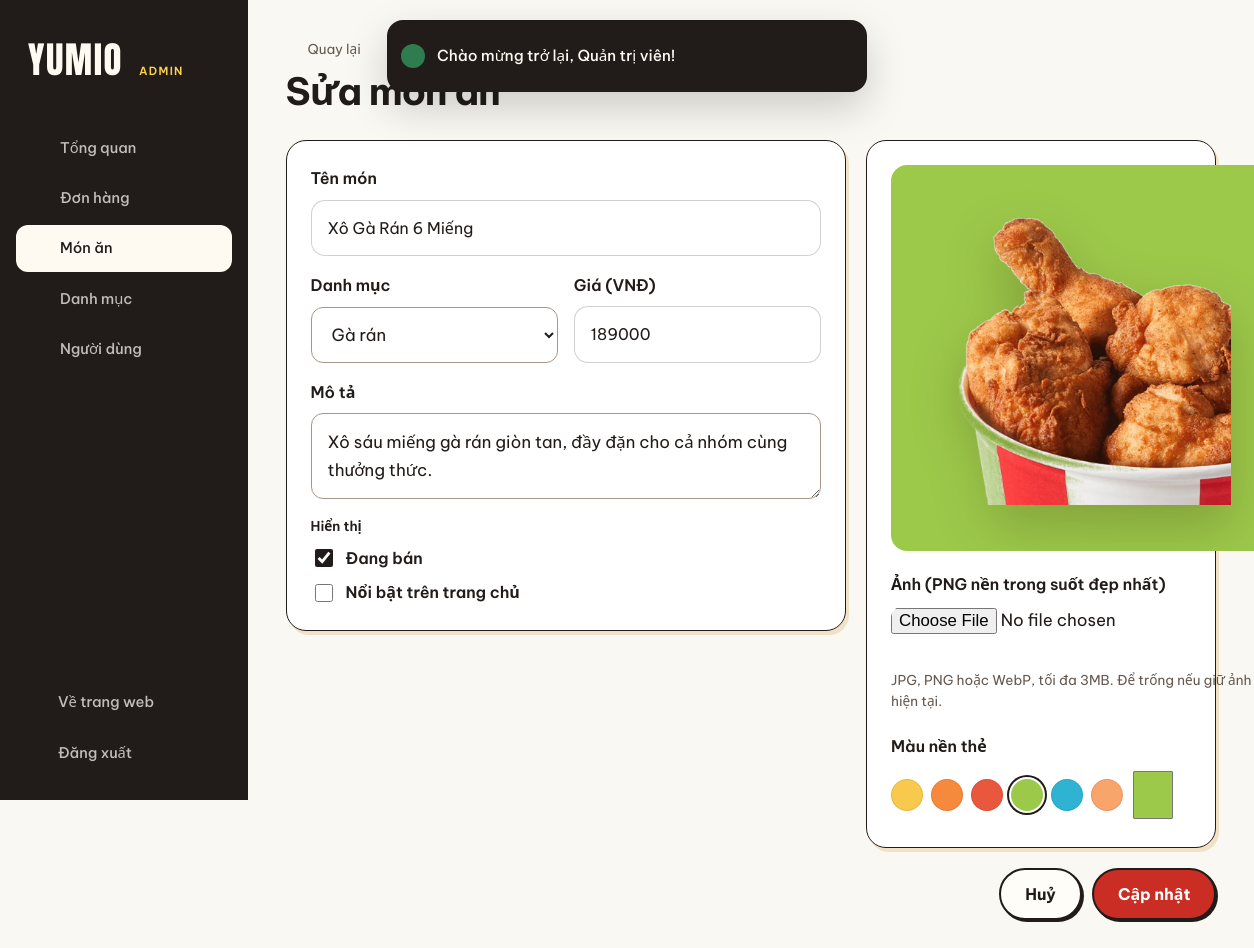
Screenshot of /admin/foods/3/edit (signed in) with the database file from the repository.
### tables this page shows
CREATE TABLE foods (
    id           INT UNSIGNED AUTO_INCREMENT PRIMARY KEY,
    category_id  INT UNSIGNED NOT NULL,
    name         VARCHAR(150) NOT NULL,
    slug         VARCHAR(170) NOT NULL UNIQUE,
    description  TEXT NULL,
    price        DECIMAL(12, 0) NOT NULL,
    image        VARCHAR(255) NULL COMMENT 'Đường dẫn tính từ public/',
    bg_color     CHAR(7) NOT NULL DEFAULT '#f9c94d' COMMENT 'Màu nền thẻ món ăn',
    is_featured  TINYINT(1) NOT NULL DEFAULT 0,
    is_available TINYINT(1) NOT NULL DEFAULT 1,
    created_at   TIMESTAMP NOT NULL DEFAULT CURRENT_TIMESTAMP,
    FOREIGN KEY (category_id) REFERENCES categories(id) ON DELETE RESTRICT
);

CREATE TABLE categories (
    id          INT UNSIGNED AUTO_INCREMENT PRIMARY KEY,
    name        VARCHAR(100) NOT NULL,
    slug        VARCHAR(120) NOT NULL UNIQUE,
    description TEXT NULL,
    image       VARCHAR(255) NULL COMMENT 'Đường dẫn tính từ public/',
    color       CHAR(7) NOT NULL DEFAULT '#f9c94d' COMMENT 'Màu nền thẻ danh mục',
    sort_order  INT NOT NULL DEFAULT 0,
    created_at  TIMESTAMP NOT NULL DEFAULT CURRENT_TIMESTAMP
);

### app/Core/Controller.php (called while the page is built, shortened)
<?php
abstract class Controller
{
    protected function view(string $view, array $data = [], ?string $layout = 'main'): void
    {
        View::render($view, $data, $layout);
    }
}

### app/Controllers/Admin/FoodController.php (called while the page is built, shortened)
<?php
class FoodController extends Controller
{
    public function edit(string $id): void
    {
        $item = Food::find((int) $id) ?? $this->notFound();
        $this->view('admin/food/edit', [
            'title'      => 'Sửa món ăn',
            'item'       => $item,
            'categories' => Category::ordered(),
        ], 'admin');
    }
}

### public/index.php (called while the page is built, shortened)
<?php
require BASE_PATH . '/app/bootstrap.php';
$router = new App\Core\Router();
$router->dispatch($_SERVER['REQUEST_METHOD'], $_SERVER['REQUEST_URI']);

### app/bootstrap.php (called while the page is built, shortened)
<?php
spl_autoload_register(function (string $class): void {
    $prefix = 'App\\';
    $file = BASE_PATH . '/app/' . str_replace('\\', '/', substr($class, strlen($prefix))) . '.php';
});
require BASE_PATH . '/app/Helpers/functions.php';

### app/Core/Database.php (called while the page is built, shortened)
<?php
class Database
{
    private static ?PDO $connection = null;
    public static function connection(): PDO
    {
        if (self::$connection === null) {
            $db = config('database');
            $dsn = "mysql:host={$db['host']};port={$db['port']};dbname={$db['database']};charset={$db['charset']}";
            self::$connection = new PDO($dsn, $db['username'], $db['password'], [
                PDO::ATTR_ERRMODE            => PDO::ERRMODE_EXCEPTION,
                PDO::ATTR_DEFAULT_FETCH_MODE => PDO::FETCH_ASSOC,
                PDO::ATTR_EMULATE_PREPARES   => false,
            ]);
            self::$connection->exec("SET SESSION sql_mode = CONCAT_WS(',', @@sql_mode, 'STRICT_TRANS_TABLES')");
        }
        return self::$connection;
    }
}

### app/Core/Model.php (called while the page is built, shortened)
<?php
abstract class Model
{
    protected static string $table;
    protected static string $primaryKey = 'id';
    protected static function db(): PDO
    {
        return Database::connection();
    }
    public static function all(string $orderBy = 'id DESC'): array
    {
        return static::db()->query('SELECT * FROM ' . static::$table . ' ORDER BY ' . $orderBy)->fetchAll();
    }
    public static function find(int $id): ?array
    {
        $stmt = static::db()->prepare('SELECT * FROM ' . static::$table . ' WHERE ' . static::$primaryKey . ' = ?');
        $stmt->execute([$id]);
        return $stmt->fetch() ?: null;
    }
}

### app/Models/Category.php (called while the page is built, shortened)
<?php
class Category extends Model
{
    public static function ordered(): array
    {
        return static::all('sort_order ASC, id ASC');
    }
}

### app/Views/admin/food/_form.php (the view, shortened to what this page needs)
<?php  $item ??= []; ?>
<div class="admin-form">
    <section class="panel form-grid">
        <?php $f = ['name' => 'name', 'label' => 'Tên món', 'value' => $item['name'] ?? '', 'attrs' => 'required maxlength="150"', 'full' => true]; require BASE_PATH . '/app/Views/partials/field.php'; ?>
        <div class="field <?= error('category_id') ? 'has-error' : '' ?>">
            <label for="f-category_id">Danh mục</label>
            <select id="f-category_id" name="category_id" required>
                <?php foreach ($categories as $category): ?>
                    <option value="<?= $category['id'] ?>" <?= (string) old('category_id', $item['category_id'] ?? '') === (string) $category['id'] ? 'selected' : '' ?>><?= e($category['name']) ?></option>
                <?php endforeach; ?>
            </select>
        </div>
        <?php $f = ['name' => 'price', 'label' => 'Giá (VNĐ)', 'type' => 'number', 'value' => isset($item['price']) ? (int) $item['price'] : '', 'attrs' => 'required min="1" step="1" max="999999999999"']; require BASE_PATH . '/app/Views/partials/field.php'; ?>
        <?php $f = ['name' => 'description', 'label' => 'Mô tả', 'type' => 'textarea', 'value' => $item['description'] ?? '', 'attrs' => 'maxlength="1000"', 'full' => true]; require BASE_PATH . '/app/Views/partials/field.php'; ?>
        <div class="field field--full">
            <span class="field-label">Hiển thị</span>
            <label class="checkbox"><input type="checkbox" name="is_available" value="1" <?= (form_state()['old'] ? isset(form_state()['old']['is_available']) : ($item['is_available'] ?? 1)) ? 'checked' : '' ?>> Đang bán</label>
            <label class="checkbox"><input type="checkbox" name="is_featured" value="1" <?= (form_state()['old'] ? isset(form_state()['old']['is_featured']) : ($item['is_featured'] ?? 0)) ? 'checked' : '' ?>> Nổi bật trên trang chủ</label>
        </div>
    </section>
    <?php $previewImage = $item['image'] ?? null; $previewColor = old('bg_color', $item['bg_color'] ?? '#f9c94d'); $colorField = 'bg_color'; require BASE_PATH . '/app/Views/partials/admin_media_field.php'; ?>
</div>

### app/Views/partials/field.php (shortened to what this page needs)
<?php
$f += ['type' => 'text', 'value' => '', 'attrs' => '', 'hint' => '', 'full' => false];
$fieldId = 'f-' . $f['name'];
$fieldError = error($f['name']);
?>
<div class="field <?= $f['full'] ? 'field--full' : '' ?> <?= $fieldError ? 'has-error' : '' ?>">
    <label for="<?= $fieldId ?>"><?= e($f['label']) ?></label>
    <?php if ($f['type'] === 'textarea'): ?>
        <textarea id="<?= $fieldId ?>" name="<?= $f['name'] ?>" <?= $f['attrs'] ?>><?= e(old($f['name'], $f['value'])) ?></textarea>
    <?php else: ?>
        <input type="<?= $f['type'] ?>" id="<?= $fieldId ?>" name="<?= $f['name'] ?>"
               value="<?= $f['type'] === 'password' ? '' : e(old($f['name'], $f['value'])) ?>"
               <?= $f['attrs'] ?> <?= $fieldError ? 'aria-invalid="true" aria-describedby="' . $fieldId . '-error"' : '' ?>>
    <?php endif; ?>
</div>

### app/Views/partials/admin_media_field.php (shortened to what this page needs)
<section class="panel media-panel">
    <div class="tile-media media-preview" style="--tile-bg: <?= e($previewColor) ?>" data-media-preview>
        <img src="<?= image_url($previewImage) ?>" alt="Xem trước" data-media-preview-img>
    </div>
    <div class="field <?= error('image') ? 'has-error' : '' ?>">
        <label for="f-image">Ảnh (PNG nền trong suốt đẹp nhất)</label>
        <input type="file" id="f-image" name="image" accept="image/png,image/jpeg,image/webp" data-image-input>
        <p class="hint">JPG, PNG hoặc WebP, tối đa 3MB.<?= $previewImage ? ' Để trống nếu giữ ảnh hiện tại.' : '' ?></p>
    </div>
    <div class="field">
        <label for="f-<?= $colorField ?>">Màu nền thẻ</label>
        <div class="swatches" data-swatches>
            <?php foreach (['#f9c94d', '#f6893b', '#e9573d', '#9cc94a', '#2fb3d3', '#f8a46b'] as $swatch): ?>
                <button type="button" class="swatch" style="background: <?= $swatch ?>" data-swatch="<?= $swatch ?>" aria-label="Chọn màu <?= $swatch ?>"></button>
            <?php endforeach; ?>
            <input type="color" id="f-<?= $colorField ?>" name="<?= $colorField ?>" value="<?= e($previewColor) ?>" data-color-input>
        </div>
    </div>
</section>

### app/Core/Router.php (shortened to what this page needs)
<?php
class Router
{
    private array $routes = [];
    private function add(string $method, string $path, array $action, array $middlewares): void
    {
        $this->routes[$method][] = compact('pattern', 'action', 'middlewares');
    }
    public function dispatch(string $method, string $uri): void
    {
        $path = $this->normalizePath($uri);
        foreach ($this->routes[$method] ?? [] as $route) {
            if (!preg_match($route['pattern'], $path, $matches)) {
                continue;
            }
            $params = array_filter($matches, 'is_string', ARRAY_FILTER_USE_KEY);
            [$controller, $action] = $route['action'];
            (new $controller())->$action(...$params);
            return;
        }
    }
    private function normalizePath(string $uri): string
    {
        $path = parse_url($uri, PHP_URL_PATH) ?: '/';
        return rtrim($path, '/') ?: '/';
    }
}

### public/assets/css/style.css (style rules this page uses)
:root { --cream: #fffdf7; --cream-2: #fff9e9; --cream-3: #fff3d6; --ink: #203c31; --ink-soft: #5c5a55; --ink-faint: #8b8880; --line: rgba(45, 45, 45, 0.14); --white: #fff; --success: #2f7d4f; --danger: #c63a2b; --c-yellow: #f9c94d; --c-orange: #f6893b; --c-red: #e9573d; --c-green: #9cc94a; --c-blue: #2fb3d3; --c-peach: #f8a46b; --font-sans: "Be Vietnam Pro", system-ui, -apple-system, "Segoe UI", sans-serif; --font-serif: "Playfair Display", Georgia, "Times New Roman", serif; --font-display: "Anton", Impact, "Arial Narrow", sans-serif; --container: 1200px; --gutter: clamp(20px, 4vw, 48px); --section-space: clamp(64px, 8vw, 128px); --radius: 18px; --radius-sm: 12px; --pill: 999px; --ease-out: cubic-bezier(0.22, 1, 0.36, 1); --ease-in-out: cubic-bezier(0.65, 0, 0.35, 1); --press: 100ms; --header-h: 124px; color-scheme: light; }
*, *::before, *::after { box-sizing: border-box; }
html { -webkit-text-size-adjust: 100%; scroll-padding-top: calc(var(--header-h) + 16px); }
body { margin: 0; background: var(--cream); color: var(--ink); font: 400 1rem/1.6 var(--font-sans); -webkit-font-smoothing: antialiased; -moz-osx-font-smoothing: grayscale; text-rendering: optimizeLegibility; overflow-x: hidden; }
img, svg { display: block; max-width: 100%; }
img { height: auto; }
button, input, select, textarea { font: inherit; color: inherit; }
button { cursor: pointer; background: none; border: 0; padding: 0; }
h1, h2, h3, h4, p { margin: 0; }
.tile-media { position: relative; display: grid; place-items: center; aspect-ratio: 3 / 4; overflow: hidden; background: var(--tile-bg, var(--c-yellow)); }
.tile-media img { width: 80%; height: 80%; object-fit: contain; filter: drop-shadow(0 22px 26px rgba(40, 20, 0, 0.22)); transition: transform 600ms var(--ease-out); -webkit-user-drag: none; user-select: none; }
.form-grid { display: grid; grid-template-columns: 1fr 1fr; gap: 16px; }
.form-grid .field--full { grid-column: 1 / -1; }
.field { display: grid; gap: 8px; }
.field label { font-size: 0.85rem; font-weight: 600; }
.field .hint { font-size: 0.8rem; color: var(--ink-faint); }
.input, .field input:not([type="checkbox"]):not([type="radio"]):not([type="file"]):not([type="color"]), .field select, .field textarea { width: 100%; min-height: 52px; padding: 14px 16px; border: 1px solid rgba(45, 45, 45, 0.22); border-radius: 14px; background: var(--white); font-size: 1rem; transition: border-color 160ms ease, box-shadow 160ms ease; }
.field textarea { min-height: 104px; resize: vertical; }
.checkbox { display: inline-flex; gap: 10px; align-items: center; font-size: 0.92rem; cursor: pointer; }
.checkbox input { accent-color: var(--ink); width: 18px; height: 18px; }

### public/assets/css/admin.css (style rules this page uses)
body.admin { display: grid; grid-template-columns: 248px minmax(0, 1fr); min-height: 100dvh; background: #faf8f2; }
.panel { padding: 24px; border-radius: 20px; background: var(--white); box-shadow: 0 0 0 1px var(--line); min-width: 0; }
.admin-form { display: grid; grid-template-columns: minmax(0, 1.6fr) minmax(280px, 1fr); gap: 20px; align-items: start; }
.admin-form .panel.form-grid { display: grid; }
.field-label { font-size: 0.85rem; font-weight: 600; }
.media-panel { display: grid; gap: 20px; position: sticky; top: 24px; }
.media-preview { aspect-ratio: 1; border-radius: 16px; transition: background-color 240ms ease; }
.media-preview img { width: 76%; height: 76%; }
.field input[type="file"] { font-size: 0.85rem; }
.swatches { display: flex; align-items: center; gap: 8px; flex-wrap: wrap; }
.swatch { width: 32px; height: 32px; border-radius: 50%; box-shadow: inset 0 0 0 1px rgba(0, 0, 0, 0.08); transition: transform var(--press) ease-out, box-shadow 160ms ease; }
.swatch.is-active { box-shadow: 0 0 0 2px var(--white), 0 0 0 4px var(--ink); }
.swatches input[type="color"] { width: 44px; height: 34px; padding: 0; border: 0; background: none; cursor: pointer; }

### rows the page displays
foods: name "Xô Gà Rán 6 Miếng", category_id "Gà rán", description "Xô sáu miếng gà rán giòn tan, đầy đặn cho cả nhóm cùng thưởng thức.", is_available "☑", image (picture), bg_color "#9cc94a"

### other values shown
$label "Tổng quan"
$label "Đơn hàng"
$label "Món ăn"
$label "Danh mục"
$label "Người dùng"
$message "Chào mừng trở lại, Quản trị viên!"
$f['label'] "Tên món Giá (VNĐ) Mô tả"
